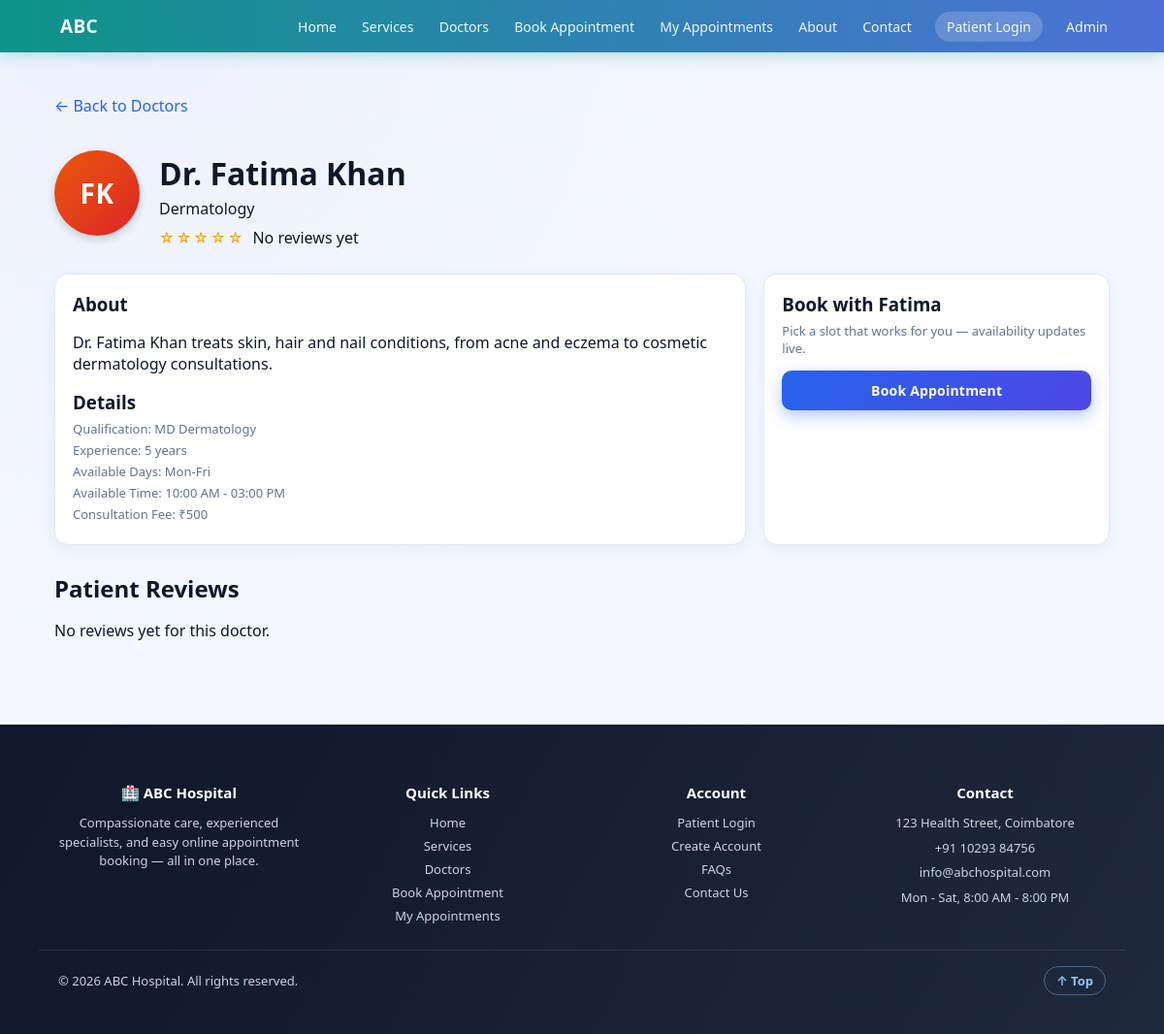
Screenshot of /doctor.php?id=5 with the database file from the repository.
### tables this page shows
CREATE TABLE doctors (
    doctor_id INTEGER PRIMARY KEY AUTOINCREMENT,
    name TEXT NOT NULL,
    department TEXT NOT NULL,
    qualification TEXT,
    experience INTEGER,
    phone TEXT,
    email TEXT,
    available_days TEXT,
    available_time TEXT
, bio TEXT, fee INTEGER);

### includes/functions.php (called while the page is built, shortened)
<?php
function doctorAvatarInitials(string $name): string
{
    $clean = trim(str_ireplace('Dr.', '', $name));
    $parts = preg_split('/\s+/', $clean);
    $initials = '';
    foreach ($parts as $p) {
        if ($p !== '') { $initials .= strtoupper($p[0]); }
        if (strlen($initials) >= 2) break;
    }
    return $initials !== '' ? $initials : 'DR';
}
function doctorAvatarColor(int $doctorId): string
{
    $palette = [
        'linear-gradient(135deg,#2563EB,#4F46E5)',
        'linear-gradient(135deg,#0D9488,#0891B2)',
        'linear-gradient(135deg,#7C3AED,#C026D3)',
        'linear-gradient(135deg,#DB2777,#F97316)',
        'linear-gradient(135deg,#059669,#10B981)',
        'linear-gradient(135deg,#EA580C,#DC2626)',
    ];
    return $palette[$doctorId % count($palette)];
}
function ratingStars(float $avg): string
{
    $full = (int)round($avg);
    $out = '';
    for ($i = 1; $i <= 5; $i++) {
        $out .= $i <= $full ? '★' : '☆';
    }
    return $out;
}
function doctorRating(PDO $pdo, int $doctorId): array
{
    $stmt = $pdo->prepare("SELECT COUNT(*) AS c, AVG(rating) AS a FROM reviews WHERE doctor_id = ? AND status = 'Approved'");
    $stmt->execute([$doctorId]);
    $row = $stmt->fetch(PDO::FETCH_ASSOC);
    $count = (int)($row['c'] ?? 0);
    $avg = $count > 0 ? round((float)$row['a'], 1) : 0.0;
    return ['count' => $count, 'avg' => $avg];
}

### doctor.php (the view, shortened to what this page needs)
<?php
require __DIR__ . '/database/connect.php';
$id = (int)($_GET['id'] ?? 0);
$stmt = $pdo->prepare('SELECT * FROM doctors WHERE doctor_id = ?');
$stmt->execute([$id]);
$doc = $stmt->fetch(PDO::FETCH_ASSOC);
$rating = doctorRating($pdo, $id);
$rstmt = $pdo->prepare("SELECT * FROM reviews WHERE doctor_id = ? AND status = 'Approved' ORDER BY created_at DESC LIMIT 20");
$rstmt->execute([$id]);
$reviews = $rstmt->fetchAll(PDO::FETCH_ASSOC);
require __DIR__ . '/includes/header.php';
?>
<p class="meta"><a href="doctors.php">&larr; Back to Doctors</a></p>
<div class="doctor-profile">
    <div class="doc-avatar doc-avatar-lg" style="background:<?php echo doctorAvatarColor($id); ?>"><?php echo doctorAvatarInitials($doc['name']); ?></div>
    <div>
        <h1 style="margin-bottom:4px;"><?php echo htmlspecialchars($doc['name']); ?></h1>
        <div class="dept"><?php echo htmlspecialchars($doc['department']); ?></div>
        <div class="doc-rating" style="margin-top:8px;">
            <span class="stars"><?php echo ratingStars($rating['avg']); ?></span>
            <?php if ($rating['count'] > 0): ?>
                <span class="meta"><?php echo $rating['avg']; ?> out of 5 (<?php echo $rating['count']; ?> review<?php echo $rating['count'] === 1 ? '' : 's'; ?>)</span>
            <?php else: ?>
                <span class="meta">No reviews yet</span>
            <?php endif; ?>
        </div>
    </div>
</div>
<div class="grid" style="grid-template-columns:2fr 1fr;margin-top:20px;">
    <div class="card">
        <h3>About</h3>
        <p><?php echo nl2br(htmlspecialchars($doc['bio'])); ?></p>
        <h3 style="margin-top:16px;">Details</h3>
        <p class="meta">Qualification: <?php echo htmlspecialchars($doc['qualification']); ?></p>
        <p class="meta">Experience: <?php echo (int)$doc['experience']; ?> years</p>
        <p class="meta">Available Days: <?php echo htmlspecialchars($doc['available_days']); ?></p>
        <p class="meta">Available Time: <?php echo htmlspecialchars($doc['available_time']); ?></p>
        <p class="meta">Consultation Fee: ₹<?php echo (int)$doc['fee']; ?></p>
    </div>
    <div class="card">
        <h3>Book with <?php echo htmlspecialchars(explode(' ', $doc['name'])[1] ?? $doc['name']); ?></h3>
        <p class="meta">Pick a slot that works for you — availability updates live.</p>
        <a class="btn btn-primary" href="appointment.php?doctor_id=<?php echo $id; ?>" style="width:100%;text-align:center;">Book Appointment</a>
    </div>
</div>
<h2 class="section-title" style="margin-top:28px;">Patient Reviews</h2>
<?php if (empty($reviews)): ?>
    <p class="meta">No reviews yet for this doctor.</p>
<?php endif; ?>
<?php require __DIR__ . '/includes/footer.php'; ?>

### css/style.css (style rules this page uses)
:root { --blue:#2563EB; --blue2:#3B82F6; --blue-dark:#1E3A8A; --green:#10B981; --green2:#059669; --red:#EF4444; --bg:#F4F7FE; --card:#FFFFFF; --border:#E2E8F0; --text:#0F172A; --muted:#64748B; --shadow:0 4px 14px rgba(37,99,235,0.08); --shadow-lg:0 12px 32px rgba(15,23,42,0.12); --radius:14px; }
* { box-sizing:border-box; }
html { scroll-behavior:smooth; }
body { margin:0;font-family:'Segoe UI',-apple-system,Roboto,Arial,sans-serif; background:radial-gradient(circle at 10% 0%, #EEF2FF 0%, var(--bg) 45%); color:var(--text);animation:pageFade .5s ease both; }
a { color:var(--blue);text-decoration:none;transition:color .2s ease; }
.btn { display:inline-block;padding:11px 20px;border-radius:10px;border:none;cursor:pointer; font-size:14px;font-weight:700;letter-spacing:.2px;position:relative;overflow:hidden; transition:transform .18s ease, box-shadow .18s ease, filter .18s ease; }
.btn-primary { background:linear-gradient(135deg,var(--blue),#4F46E5);color:#fff;box-shadow:0 6px 16px rgba(37,99,235,0.35); }
.grid { display:grid;gap:18px;grid-template-columns:repeat(auto-fit,minmax(240px,1fr)); }
.card { background:var(--card);border:1px solid var(--border);border-radius:var(--radius);padding:18px; box-shadow:var(--shadow);transition:transform .28s ease, box-shadow .28s ease, border-color .28s ease; opacity:0;transform:translateY(16px); }
.card.in-view { animation:cardIn .5s ease forwards; }
.card h3 { margin:0 0 6px; }
.card .meta { color:var(--muted);font-size:13px;margin:4px 0; }
.card .btn { margin-top:10px; }
.section-title { margin:8px 0 14px; }
.doc-avatar { width:54px;height:54px;border-radius:50%;display:flex;align-items:center;justify-content:center; color:#fff;font-weight:800;font-size:18px;letter-spacing:.5px;flex-shrink:0;box-shadow:0 4px 10px rgba(15,23,42,0.18); margin-bottom:10px; }
.doc-avatar-lg { width:88px;height:88px;font-size:28px;margin-bottom:0; }
.doctor-profile { display:flex;align-items:center;gap:20px;flex-wrap:wrap; }
.doc-rating { margin:6px 0;display:flex;align-items:center;gap:8px;flex-wrap:wrap; }
.stars { color:#F59E0B;letter-spacing:2px;font-size:15px; }

### rows the page displays
doctors: name "FK", name "Dr. Fatima Khan", department "Dermatology", bio "Dr. Fatima Khan treats skin, hair and nail conditions, from acne and eczema to cosmetic dermatology consultations.", qualification "MD Dermatology", experience "5", available_days "Mon-Fri", available_time "10:00 AM - 03:00 PM", fee "500", name "Fatima"

### other values shown
ratingStars($rating['avg']) "☆☆☆☆☆"
